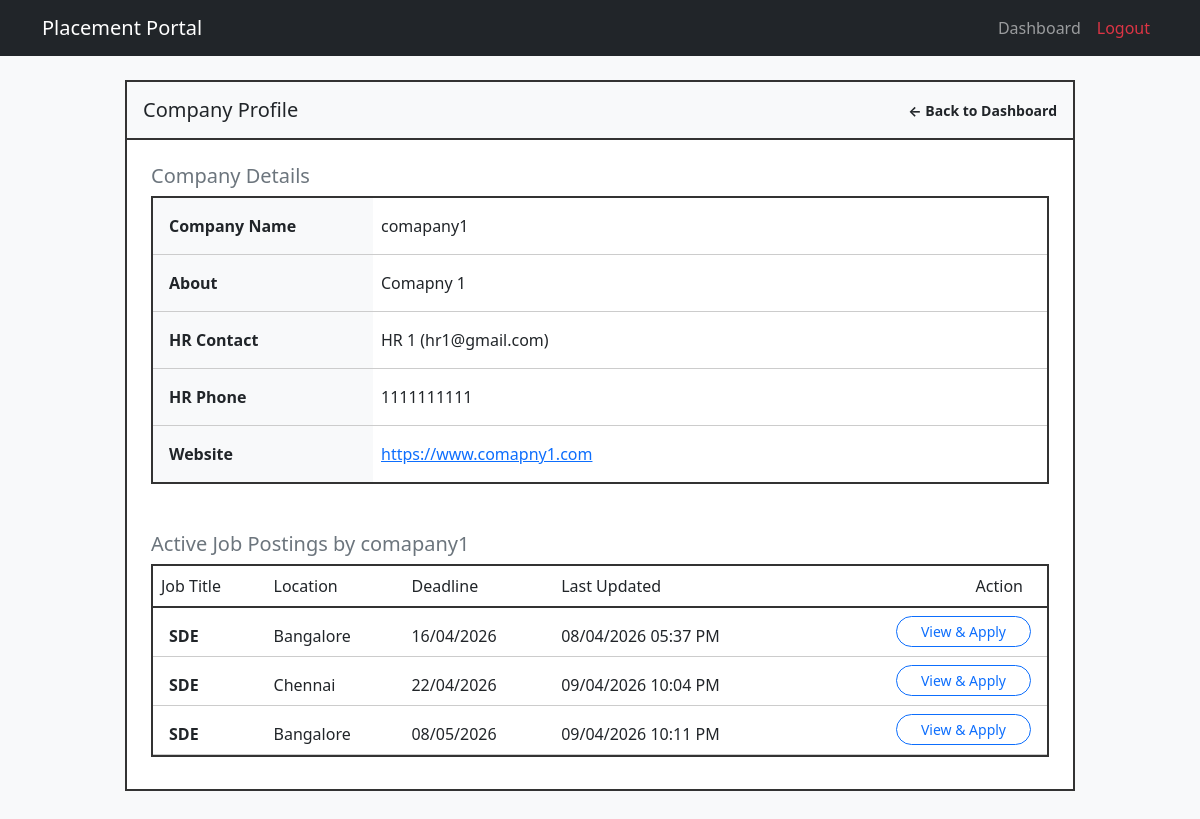
The app's page /student/company/1 (signed in) with its own data.
### models.py (models this page shows, shortened)
class Company(db.Model, UserMixin):
    __tablename__ = 'company'
    company_id = db.Column(db.Integer, primary_key=True, autoincrement=True)
    email = db.Column(db.String(100), unique=True, nullable=False)
    password_hash = db.Column(db.String(255), nullable=False)
    company_name = db.Column(db.String(255), nullable=False)
    hr_name = db.Column(db.String(255), nullable=False)
    hr_email = db.Column(db.String(255), nullable=False)
    hr_phone = db.Column(db.String(15), nullable=False)
    company_desc = db.Column(db.String(255), nullable=False)
    website = db.Column(db.String(255), unique=True, nullable=False)
    is_active = db.Column(db.Boolean, nullable=False, default=True)
    is_blacklisted = db.Column(db.Boolean, default=False)
    approval_status = db.Column(db.String(50), nullable=False, default='pending') #'pending' 'approved' 'rejected' 'blacklisted'
    placement_drives = db.relationship('PlacementDrive', backref='company')

class PlacementDrive(db.Model):
    __tablename__ = 'placement_drive'
    id = db.Column(db.Integer, primary_key=True, autoincrement=True)
    name = db.Column(db.String(255), nullable=False)
    comp_id = db.Column(db.Integer, db.ForeignKey('company.company_id'), nullable=False)
    job_title = db.Column(db.String(255), nullable=False)
    job_desc = db.Column(db.String(255), nullable=False)
    min_cgpa = db.Column(db.Numeric(4, 2))
    eligible_grad_yr = db.Column(db.Integer)
    salary = db.Column(db.Integer)
    location = db.Column(db.String(255))
    deadline = db.Column(db.DateTime, nullable=False)
    status = db.Column(db.String(50), nullable=False, default='Pending') #Pending/Approved/Rejected/Closed
    remarks = db.Column(db.String(255))
    created_at = db.Column(db.DateTime, nullable=False, default=datetime.now)
    updated_at = db.Column(db.DateTime, default=datetime.now, onupdate=datetime.now)
    applications = db.relationship('Application', backref='drive')
    eligible_departments = db.relationship('EligibleDepartments', backref='placement_drive', cascade='all, delete-orphan')

### app.py (the view)
@app.route('/student/company/<int:company_id>') #View a specific company
@login_required
def student_company(company_id):
    if not current_user.is_authenticated or not current_user.get_id().startswith('student_'):
        return "Unauthorized Access : Not a Student ", 403
    if not company_id:
        flash('Company not found', 'danger')
        return redirect(url_for('student_dashboard'))
    company = Company.query.filter_by(company_id=company_id).first()
    if not company:
        flash('Requested Company does not exist', 'warning')
        return redirect(url_for('student_dashboard'))
    active_drives = PlacementDrive.query.join(
        EligibleDepartments,
        EligibleDepartments.drive_id == PlacementDrive.id
    ).filter(
        PlacementDrive.comp_id == company_id,
        PlacementDrive.status.in_(['approved', 'Approved', 'Active']),
        EligibleDepartments.dept_id == current_user.dept_id
    ).order_by(PlacementDrive.deadline.asc()).all()
    return render_template('student_company.html', company=company, active_drives=active_drives)

### app.py (called while the page is built)
@login_manager.user_loader #Run this fn everytime the user clicks a new page
def load_user(user_id):
    try:
        role, uid = user_id.split('_', 1)
        if role == 'admin':
            return db.session.get(Admin, int(uid))
        elif role == 'student':
            return db.session.get(Student, uid)
        elif role == 'company':
            return db.session.get(Company, int(uid))
    except Exception as e:
        return None
    return None

### models.py (called while the page is built)
    def get_id(self):
        return f"student_{self.roll_no}"

### templates/student_company.html
{% extends "base.html" %}
{% block content %}
<div class="row justify-content-center mt-4 mb-5">
    <div class="col-lg-10 p-0 bg-white" style="border: 2px solid #333;">
        <div class="d-flex justify-content-between align-items-center p-3 bg-light" style="border-bottom: 2px solid #333;">
            <h5 class="mb-0">Company Profile</h5>
            <a href="{{ url_for('student_dashboard') }}" class="text-decoration-none text-dark fw-bold small">&larr; Back to Dashboard</a>
        </div>
        <div class="p-4">
            <div class="mb-5">
                <h5 class="mb-2 text-secondary">Company Details</h5>
                <div style="border: 2px solid #333;">
                    <table class="table table-borderless mb-0">
                        <tbody>
                            <tr style="border-bottom: 1px solid #ccc;">
                                <th class="ps-3 pt-3 pb-3 bg-light" style="width: 220px;">Company Name</th>
                                <td class="pt-3 pb-3">{{ company.company_name }}</td>
                            </tr>
                            <tr style="border-bottom: 1px solid #ccc;">
                                <th class="ps-3 pt-3 pb-3 bg-light">About</th>
                                <td class="pt-3 pb-3">{{ company.company_desc }}</td>
                            </tr>
                            <tr style="border-bottom: 1px solid #ccc;">
                                <th class="ps-3 pt-3 pb-3 bg-light">HR Contact</th>
                                <td class="pt-3 pb-3">{{ company.hr_name }} ({{ company.hr_email }})</td>
                            </tr>
                            <tr style="border-bottom: 1px solid #ccc;">
                                <th class="ps-3 pt-3 pb-3 bg-light">HR Phone</th>
                                <td class="pt-3 pb-3">{{ company.hr_phone }}</td>
                            </tr>
                            <tr>
                                <th class="ps-3 pt-3 pb-3 bg-light">Website</th>
                                <td class="pt-3 pb-3">
                                    <a href="{{ company.website }}" target="_blank" rel="noopener noreferrer">{{ company.website }}</a>
                                </td>
                            </tr>
                        </tbody>
                    </table>
                </div>
            </div>
            <div class="mb-2">
                <h5 class="mb-2 text-secondary">Active Job Postings by {{ company.company_name }}</h5>
                <div style="border: 2px solid #333;">
                    <table class="table table-borderless mb-0">
                        <thead class="bg-light" style="border-bottom: 2px solid #333;">
                            <tr>
                                <th class="fw-normal pb-2 pt-2">Job Title</th>
                                <th class="fw-normal pb-2 pt-2">Location</th>
                                <th class="fw-normal pb-2 pt-2">Deadline</th>
                                <th class="fw-normal pb-2 pt-2">Last Updated</th>
                                <th class="fw-normal pb-2 pt-2 text-end pe-4">Action</th>
                            </tr>
                        </thead>
                        <tbody>
                            {% for drive in active_drives %}
                            <tr style="border-bottom: 1px solid #ccc;">
                                <td class="pt-3 ps-3 fw-bold text-dark">{{ drive.job_title }}</td>
                                <td class="pt-3">{{ drive.location or 'Not Specified' }}</td>
                                <td class="pt-3">{{ drive.deadline.strftime('%d/%m/%Y') if drive.deadline else 'N/A' }}</td>
                                <td class="pt-3">{{ drive.updated_at.strftime('%d/%m/%Y %I:%M %p') if drive.updated_at else 'N/A' }}</td>
                                <td class="text-end pt-2 pb-2 pe-3">
                                    <a href="{{ url_for('student_drive_details', drive_id=drive.id) }}" class="btn btn-sm btn-outline-primary rounded-pill px-4">View & Apply</a>
                                </td>
                            </tr>
                            {% else %}
                            <tr>
                                <td colspan="5" class="text-center text-muted pt-4 pb-4">
                                    This company currently has no active job postings.
                                </td>
                            </tr>
                            {% endfor %}
                        </tbody>
                    </table>
                </div>
            </div>
        </div>
    </div>
</div>
{% endblock %}

### templates/base.html (style rules this page uses)
body { background-color: #f8f9fa; }

### records on screen
Company: company_name "comapany1", company_desc "Comapny 1", hr_name "HR 1", hr_email "hr1@gmail.com", hr_phone "1111111111", website "https://www.comapny1.com"
PlacementDrive: job_title "SDE", location "Bangalore", deadline "16/04/2026", updated_at "08/04/2026 05:37 PM"
PlacementDrive: job_title "SDE", location "Chennai", deadline "22/04/2026", updated_at "09/04/2026 10:04 PM"
PlacementDrive: job_title "SDE", location "Bangalore", deadline "08/05/2026", updated_at "09/04/2026 10:11 PM"
